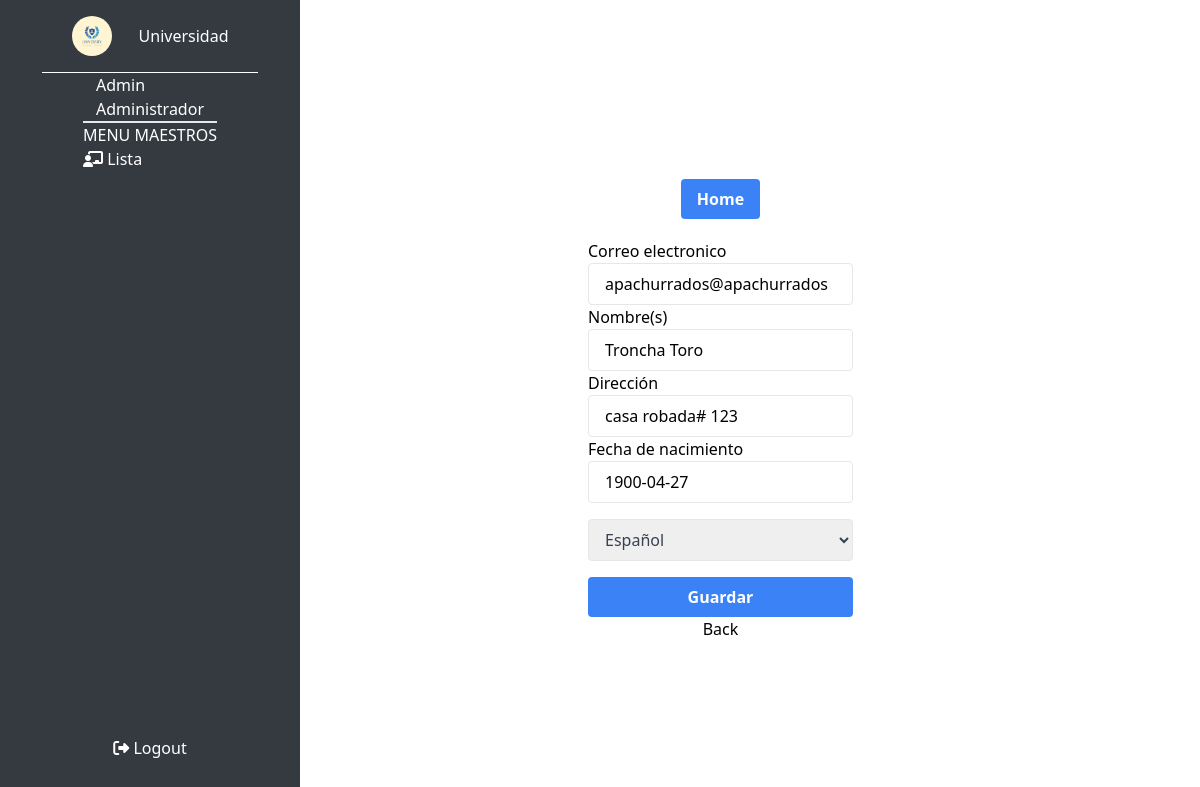
The page /views/admin/edit_maes.php?id=16 (signed in) on the database its author committed.
### tables this page shows
CREATE TABLE `usuarios` (
  `usuario_id` int(11) NOT NULL AUTO_INCREMENT,
  `correo` varchar(250) DEFAULT NULL,
  `contrasena` varchar(250) NOT NULL,
  `usuario_nombre` varchar(150) DEFAULT NULL,
  `fecha_nacimientgo` date DEFAULT NULL,
  `direccion` varchar(250) DEFAULT NULL,
  `role_id` int(11) DEFAULT NULL,
  `usuario_dni` bigint(20) DEFAULT NULL,
  PRIMARY KEY (`usuario_id`),
  UNIQUE KEY `correo` (`correo`),
  KEY `role_id` (`role_id`),
  CONSTRAINT `usuarios_ibfk_1` FOREIGN KEY (`role_id`) REFERENCES `roles` (`rol_id`) ON UPDATE CASCADE
);

CREATE TABLE `roles` (
  `rol_id` int(11) NOT NULL AUTO_INCREMENT,
  `role_nombre` varchar(150) DEFAULT NULL,
  PRIMARY KEY (`rol_id`)
);

### views/admin/edit_maes.php (the view, shortened to what this page needs)
<!DOCTYPE html>
<html lang="en">
<head>
    <link href="/dist/output.css" rel="stylesheet">
</head>
<body class="flex">
    <section class="h-screen w-1/4 bg-[#353a40] flex flex-col  text-white aling-center items-center justify-between">
        <div class=" flex flex-col w-[90%] justify-center items-center">
            <div class="flex aling-center items-center text-white p-4 justify-around border-b border-white w-[80%]">
                <div class="bg-[url('/assest/logo.jpg')] bg-cover bg-center rounded-full w-10 h-10">
                </div>
                <h2>Universidad</h2>
            </div>
            <?php
        require_once($_SERVER["DOCUMENT_ROOT"] ."/config/database.php");
        try{
            $id=$_SESSION["user_data"]['usuario_id'];
            $stmnt=$pdo->prepare('SELECT usuarios.*, roles.role_nombre AS nombre_rol FROM usuarios JOIN roles ON  usuarios.role_id = rol_id WHERE usuarios.usuario_id =:id ');
            $stmnt->bindParam(':id', $id, PDO::PARAM_INT);
            $stmnt->execute();
            $result=$stmnt->fetch(PDO::FETCH_ASSOC);
            $rol=$result["nombre_rol"];
            $nonmbre=$result["usuario_nombre"];
        }catch (PDOException $e){
            echo" Error: " . $e->getMessage();
        }
        ?>
            <div>
                <h2><?=$rol?></h2>
                <h3><?=$nonmbre?></h3>
            </div>
            <div class="flex flex-col border-t-2">
                <h3>MENU MAESTROS</h3>
                <div class="flex flex-col">
                    <div>
                        <i class="fa-solid fa-chalkboard-user"></i>
                        <button><a href="/views/admin/maestros.php">Lista</a></button>
                    </div>
                </div>
            </div>
        </div>
        <div class="pb-10">
            <i class="fa-solid fa-right-from-bracket"></i>
            <button><a href="/handledb/logout.php">Logout</a></button>
        </div>
    </section>
    <section class="flex  flex-col justify-center items-center h-screen  pl-72">
    <button class="btn-primary"><a href="/views/admin/dashboard.php">Home</a></button>
        <form action="/handledb/maestros/edit.php" method="POST" class="flex flex-col">
            <?php
            require_once($_SERVER["DOCUMENT_ROOT"] ."/config/database.php");
            $id=$_GET["id"];
            try{
            $stmnt=$pdo->query("SELECT * FROM usuarios WHERE  usuario_id = '$id' ");
                if($stmnt->rowCount() === 1 ){
                    $result=$stmnt->fetch(PDO::FETCH_ASSOC);
                }
            }catch (PDOException $e){
                echo" Error: " . $e->getMessage();
            }
            ?>
            <Label>Correo electronico</Label>
            <input type="email" name="correo"
                class="border rounded py-2 px-4 focus:outline-none focus:ring focus:border-blue-500"
                value='<?=$result["correo"]?>'>
            <Label>Nombre(s)</Label>
            <input type="text" name="nombre"
                class="border rounded py-2 px-4 focus:outline-none focus:ring focus:border-blue-500"
                value='<?=$result["usuario_nombre"]?>'>
            <Label>Dirección</Label>
            <input type="text" name="direccion"
                class="border rounded py-2 px-4 focus:outline-none focus:ring focus:border-blue-500"
                value='<?=$result["direccion"]?>'>
            <Label>Fecha de nacimiento</Label>
            <input type="reversedate" name="fecha_nacimiento"
                class="border rounded py-2 px-4 focus:outline-none focus:ring focus:border-blue-500 mb-4"
                placeholder="YYYY-MM-DD" value='<?=$result["fecha_nacimientgo"]?>'>
            <select
                class="border rounded w-full py-2 px-3 mb-4 text-gray-700 leading-tight focus:outline-none focus:shadow-outline"
                name="materia">
                <?php
                    require_once($_SERVER["DOCUMENT_ROOT"] ."/config/database.php");
                    $stmnt=$pdo->query(
                    "SELECT m.materia_id, m.materia_nombre FROM materias m LEFT JOIN maestros_materias mm ON m.materia_id=mm.materia_id WHERE mm.materia_id IS NULL;
                    ");
                    while ($row = $stmnt->fetch(PDO::FETCH_ASSOC)) {
                        echo '<option  value="' . $row['materia_id'] . '">' . $row['materia_nombre'] . '</option>';
                    }
                    ?>
            </select>
            <button type="submit" class="bg-blue-500 text-white font-bold py-2 px-4 rounded">Guardar</button>
        </form>
        <button><a href="/views/admin/maestros.php">Back</a></button>
    </section>
</body>
</html>

### rows shown on the page
usuarios: role.role_nombre "Admin", usuario_nombre "Administrador"
usuarios: correo "apachurrados@apachurrados", nombre "Troncha Toro", direccion "casa robada# 123", fecha_nacimiento "1900-04-27"

### other values the page prints
form field materia "Español"
